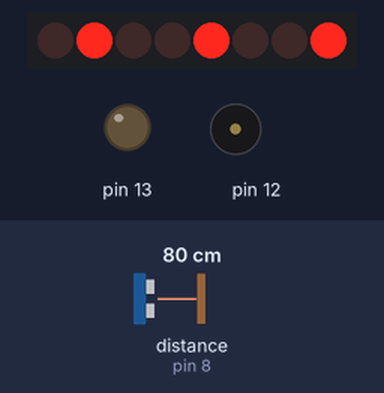
Bench run of a sketch on a simulated Arduino Uno, built with avr-gcc and run on an emulated ATmega328P. Parts: 8 port-expander outputs drawn as a row of LEDs (first output left, lit = HIGH), output pins drawn as LEDs (lit = HIGH), buzzer (waves = sounding). Wiring (inferred from the names in the program): PCF8574 port expander at I2C address 0x3E. Wiring (inferred from the signals the program sends): row of LEDs: on Q0, Q1, Q2, Q3, Q4, Q5, Q6, Q7. Inputs (shaded band) come from the test bench; at power-on: distance to the obstacle (sensor on pin 8) 80 cm. The echo pulse lasts 58.3 µs per cm; pins used as bus, display or sensor lines are not drawn.

Above: at 2.5 s.
2.6 s: distance to the obstacle (sensor on pin 8) set to 12 cm
4.1 s: distance to the obstacle (sensor on pin 8) set to 9 cm
At 4.61 s:
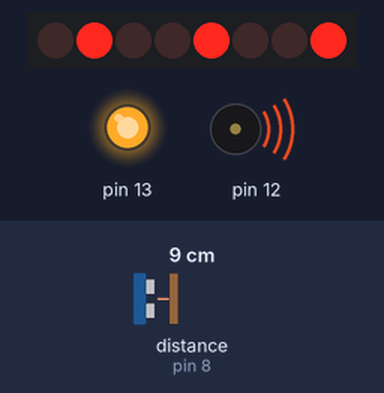
6.2 s: distance to the obstacle (sensor on pin 8) set to 18 cm
At 6.7 s:
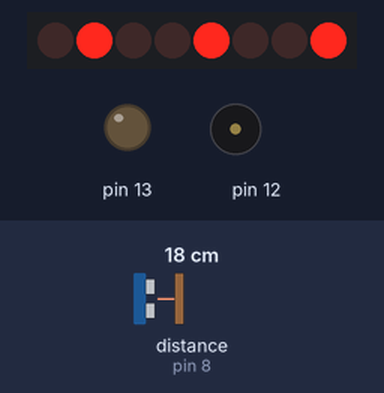
7.7 s: distance to the obstacle (sensor on pin 8) set to 9 cm
At 8.23 s:
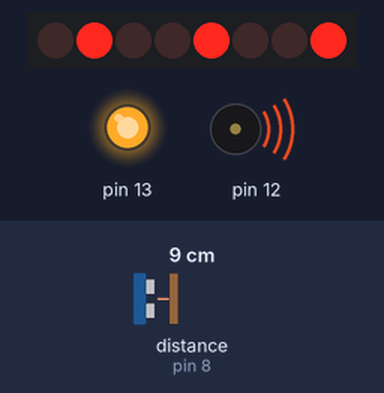
10.7 s: distance to the obstacle (sensor on pin 8) set to 35 cm
At 12.1 s:
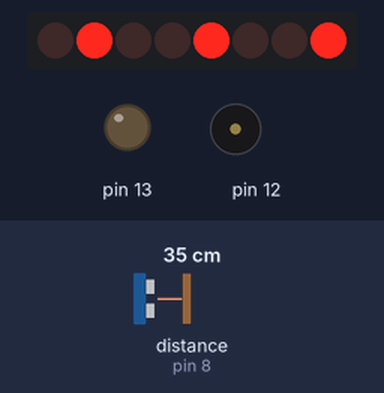
Timing chart, 0 to 13.2 s (numbered marks = the images above; inputs shaded):
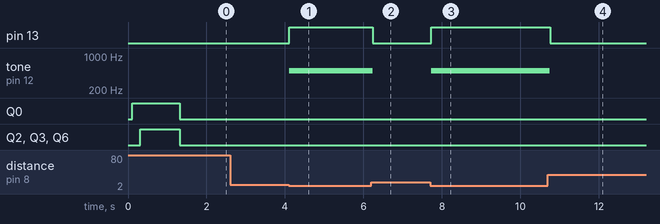

The sketch:

sample6_13.ino
```cpp
#include <Wire.h> // I2C-LCD에서 사용하는 라이브러리
#define SIGPin 8  // 초음파 거리 센서 송수신 핀
#define VCCPin 9  // 초음파 거리 센서 전원 핀
#define GNDPin 10 // 초음파 거리 센서 GND 핀
#define CTM 10    // HIGH 시간(μ초)
void setup() {
  pinMode(VCCPin,OUTPUT);     // 초음파 거리 센서 전원 설정
  digitalWrite(VCCPin,HIGH);
  pinMode(GNDPin,OUTPUT);     // 초음파 거리 센서 GND 설정
  digitalWrite(GNDPin,LOW);
  pinMode(A2,OUTPUT);         // I2C-LCD 전원 설정
  digitalWrite(A2,HIGH);
  pinMode(A3,OUTPUT);          // I2C-LCD GND 설정
  digitalWrite(A3,LOW);
  delay(100); // 대기 시간(필수)
  pinMode(13,OUTPUT); // LED 설정
  pinMode(12,OUTPUT); // 버저 설정
  lcd_init(); // I2C-LCD 초기화
  lcd_setCursor(0,0);
  lcd_printStr(" Dist ");
  delay(1000);
}

void loop() {
  int dur;   // 시간차(μ초)
  int dis;   // 거리(cm)
  pinMode(SIGPin,OUTPUT);
  digitalWrite(SIGPin, HIGH);
  delayMicroseconds(CTM);
  digitalWrite(SIGPin, LOW);
  pinMode(SIGPin,INPUT);
  dur = pulseIn(SIGPin, HIGH); // 돌아오는 시간 계산
  dis  = (int)dur*0.017;
  char pr[8];
  sprintf(pr,"%4d cm", dis);
  lcd_setCursor(0,1);
  lcd_printStr(pr);
  if (dis<10) { tone(12,500,50); digitalWrite(13,HIGH); } // 10cm 임곗값 안에서 버저와 LED를 켬
  else { noTone(12); digitalWrite(13,LOW); }              // 그 외에는 끔
  delay(50);
}
```

I2C_LCD.ino
```cpp
#define I2Cadr 0x3e  // 고정 i2C용 주소
byte contrast = 30;   // 대비(0~63)
// ***** i2C_LCD 초기화 함수(필수)
void lcd_init(void) {   // I2C_LCD 초기화
   Wire.begin();
  lcd_cmd(0x38); lcd_cmd(0x39); lcd_cmd(0x4); lcd_cmd(0x14);
  lcd_cmd(0x70 | (contrast & 0xF)); lcd_cmd(0x5C | ((contrast>>4) &0x3));
  lcd_cmd(0x6C); delay(200); lcd_cmd(0x38); lcd_cmd(0x0C); lcd_cmd(0x01);
  delay(2);
}
// ***** I2C_LCD에 업로드
void lcd_cmd(byte x) {  // I2C_LCD에 업로드
  Wire.beginTransmission(I2Cadr);
  Wire.write(0x00);     // C0 = 0, RS = 0
  Wire.write(x);
  Wire.endTransmission();
}
// ***** 화면 클리어 함수
void lcd_clear(void) {  lcd_cmd(0x01); }
// ***** 화면 표시 Off 함수
void lcd_DisplayOff() {  lcd_cmd(0x08); }
// ***** 화면 표시 On 함수
void lcd_DisplayOn() { lcd_cmd(0x0C);  }
// ***** 서브 함수 1
void lcd_contdata(byte x) {
Wire.write(0xC0); // CO = 1, RS = 1
  Wire.write(x);
}
// ***** 서브 함수 2
void lcd_lastdata(byte x) {
  Wire.write(0x40); // CO = 0, RS = 1
  Wire.write(x);
}
// ***** 문자 표시 함수
void lcd_printStr(const char *s) {
  Wire.beginTransmission(I2Cadr);
  while (*s) {
    if (*(s + 1)) {
      lcd_contdata(*s);
    } else {
      lcd_lastdata(*s);
    }
    s++;
  }
  Wire.endTransmission();
}

// ***** 표시 위치 지정 함수 x: 자리(0~7), y: 줄(0, 1)
void lcd_setCursor(byte x, byte y) {
  lcd_cmd(0x80 | (y * 0x40 + x));
}
```

Measured:
- the behaviour switches between 11 and 10 cm on distance to the obstacle (sensor on pin 8) (found by bisection; images 0 and 1)
- after the input at 2.6 s, every drawn part: stays the same
- after the input at 4.1 s, pin 13: LOW → HIGH at once; tone on pin 12: silent → 500 Hz at once
- after the input at 6.2 s, pin 13: HIGH → LOW at once; tone on pin 12: 500 Hz → silent at once
- after the input at 7.7 s, pin 13: LOW → HIGH at once; tone on pin 12: silent → 500 Hz at once
- after the input at 10.7 s, pin 13: HIGH → LOW after 0.06 s; tone on pin 12: 500 Hz → silent after 0.05 s
